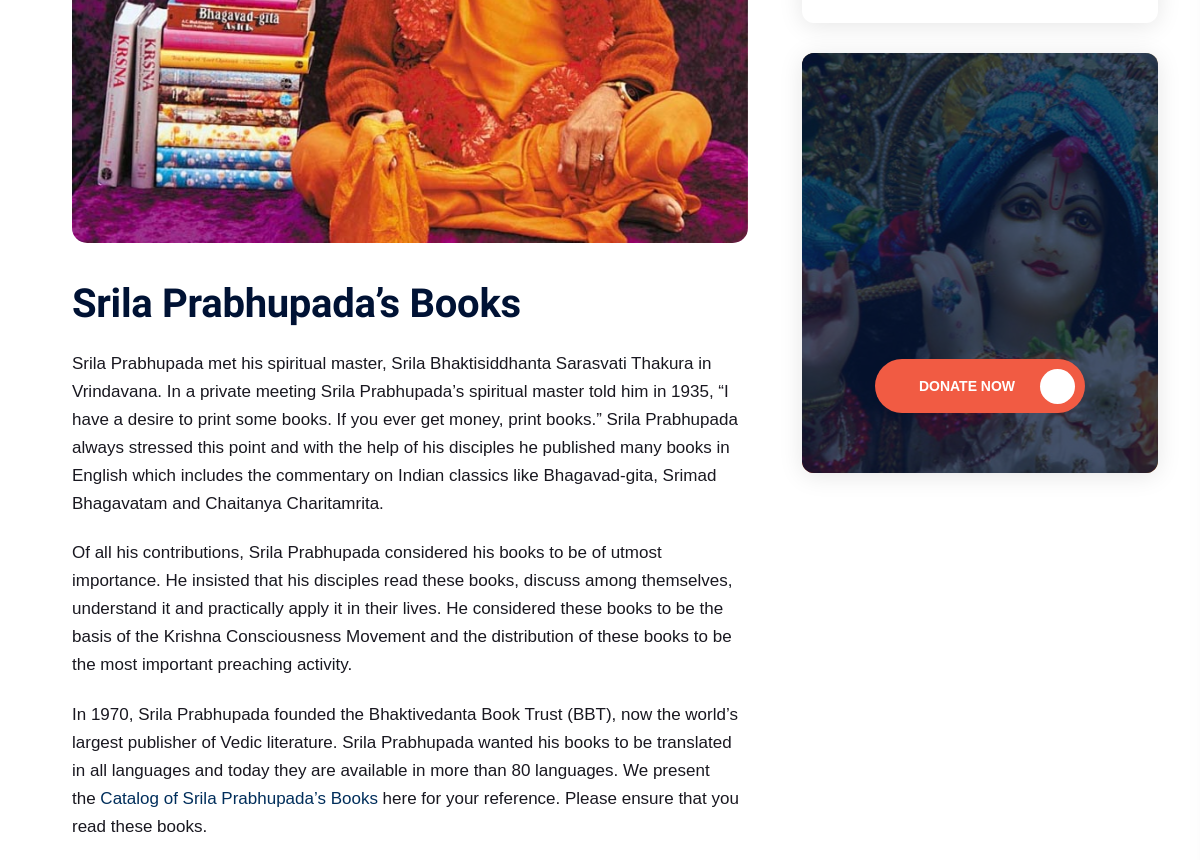
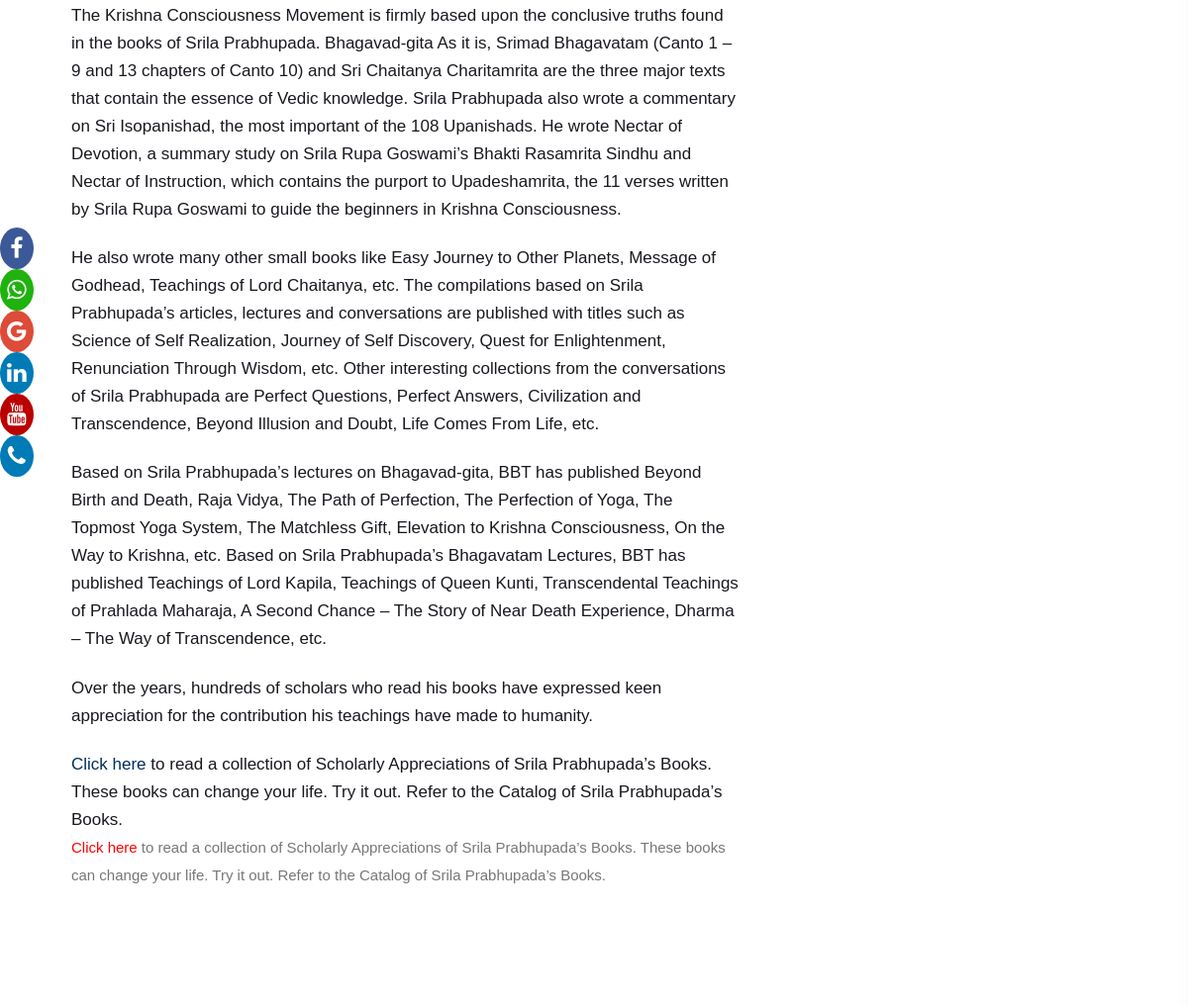
Before: /books (middle part) with the older database file (2 pictures, top to bottom).
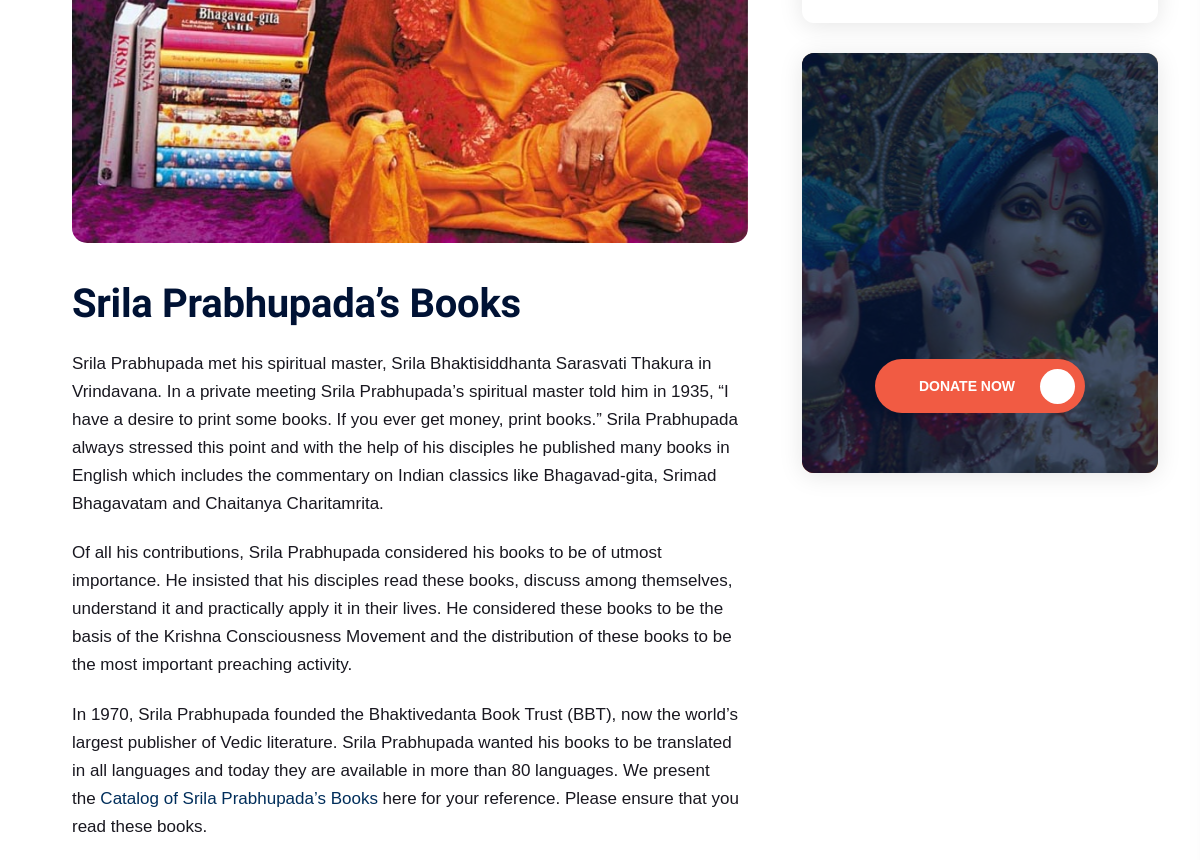
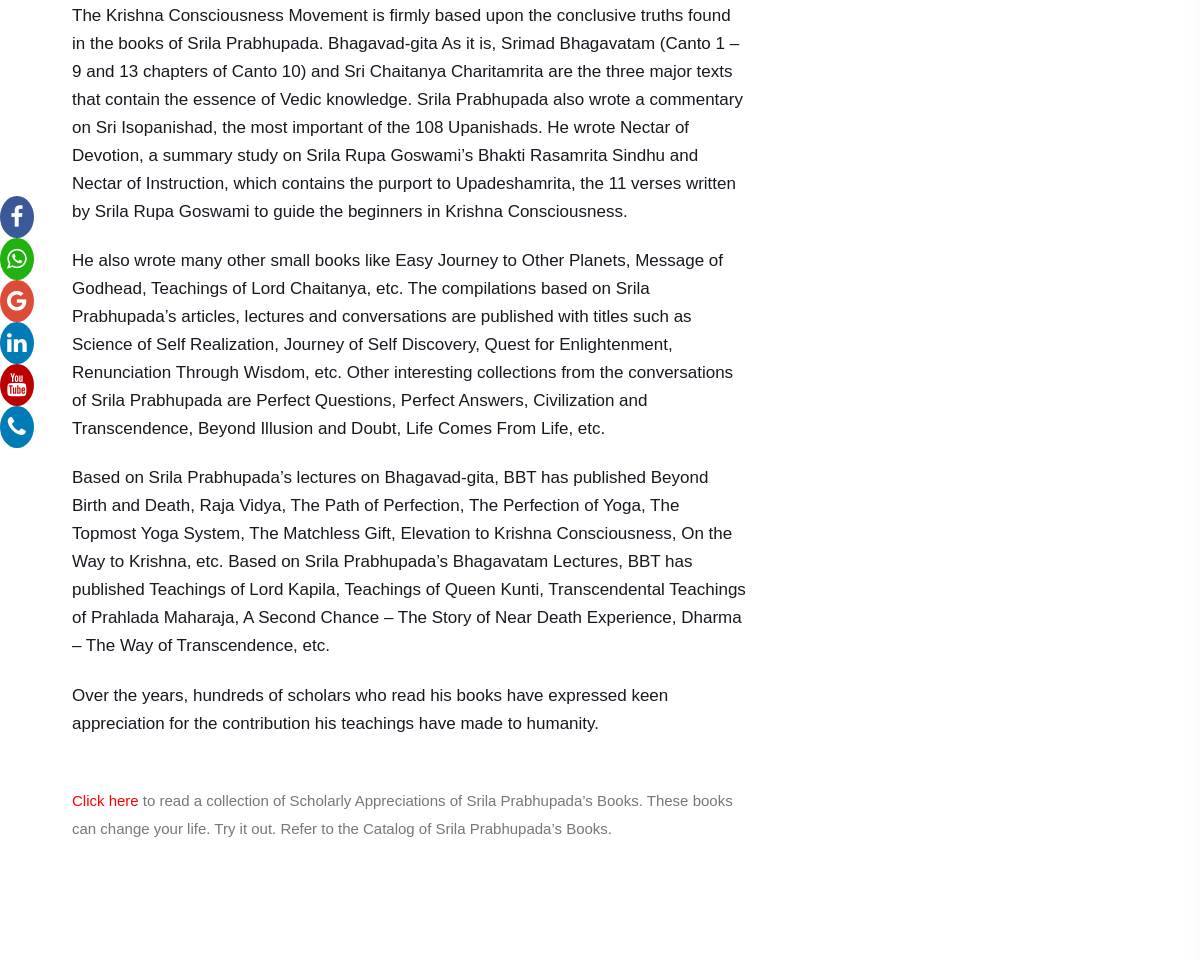
After: the same page with the newer database file (2 pictures, top to bottom).
### SrilaPrabhupada/models.py (models this page shows)
class Books(models.Model):
    id = models.AutoField(primary_key=True, auto_created=True)
    title = models.CharField(max_length=500, blank=True, null=True)
    content = HTMLField(default="<p>Add content</p>")
    image = models.ImageField(upload_to='books/',null=True)
    class Meta:
        verbose_name_plural = "Books"

### SrilaPrabhupada/views.py (the view)
# urls.py: path('books', books, name='books'),
def books(request):
    data = Books.objects.all().values()
    context = dict()
    context['data'] = data
    return render(request, 'books.html',context)

### templates/books.html (shortened to what this page needs)
{% include 'base.html' %}
 {% block content %}
    <main>
               <section class="blog-details-area pt-130 pb-70">
            <div class="container">
                <div class="row">
                    <div class="col-xl-8 col-lg-8 col-md-12">
                        {% for i in data %}
                        <div class="blogs-details-left-area mb-50">
                            <div class="blog blogs-02 mb-40 wow fadeInUp2 animated" data-wow-delay='.1s'>
                                <div class="blog__thumb mb-35">
                                    <img src="/media/{{i.image}}" alt="">
                                </div>
                                <div class="blog__content">
                                    <h3 class="blog-title mb-20"><a href="blog-details.html">{{i.title}}</a></h3>
                                        {{i.content |safe}}
                                    <a style="color:red;"  href="/bbooks">Click here</a>  to read a collection of Scholarly Appreciations of Srila Prabhupada’s Books. These books can change your life. Try it out. Refer to the Catalog of Srila Prabhupada’s Books.
                                </div>
                            </div>
                        </div>
                        {% endfor %}
                    </div>
                    {% include 'sirlasidebar.html' %}
                </div>
            </div>
        </section>
    </main>
    {% include 'includebase.html' %}
{% endblock content %}

Changed rows visible on the page:
changed Books "Srila Prabhupada’s Books": content "…have made to humanity. Click here to read a collection of Scholarly Appreciations of Srila Prabhupada’s Books. These books can change your life. Try it out. Refer to the Catalog of Srila Prabhupada’s Books." → "…have made to humanity."
